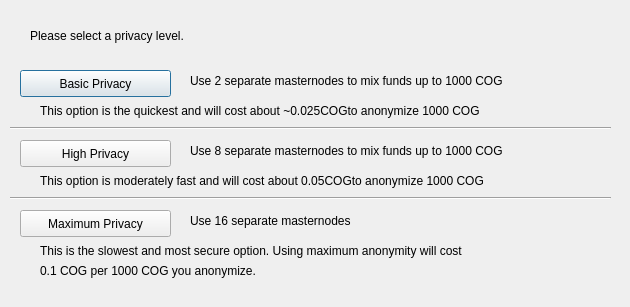
<?xml version="1.0" encoding="UTF-8"?>
<ui version="4.0">
 <class>DarksendConfig</class>
 <widget class="QDialog" name="DarksendConfig">
  <property name="geometry">
   <rect>
    <x>0</x>
    <y>0</y>
    <width>630</width>
    <height>307</height>
   </rect>
  </property>
  <property name="windowTitle">
   <string>Configure Darksend</string>
  </property>
  <widget class="QPushButton" name="buttonBasic">
   <property name="geometry">
    <rect>
     <x>20</x>
     <y>70</y>
     <width>151</width>
     <height>27</height>
    </rect>
   </property>
   <property name="text">
    <string>Basic Privacy</string>
   </property>
  </widget>
  <widget class="QPushButton" name="buttonHigh">
   <property name="geometry">
    <rect>
     <x>20</x>
     <y>140</y>
     <width>151</width>
     <height>27</height>
    </rect>
   </property>
   <property name="text">
    <string>High Privacy</string>
   </property>
  </widget>
  <widget class="QPushButton" name="buttonMax">
   <property name="geometry">
    <rect>
     <x>20</x>
     <y>210</y>
     <width>151</width>
     <height>27</height>
    </rect>
   </property>
   <property name="text">
    <string>Maximum Privacy</string>
   </property>
  </widget>
  <widget class="QLabel" name="label">
   <property name="geometry">
    <rect>
     <x>30</x>
     <y>20</y>
     <width>571</width>
     <height>31</height>
    </rect>
   </property>
   <property name="text">
    <string>Please select a privacy level.</string>
   </property>
  </widget>
  <widget class="QLabel" name="label_2">
   <property name="geometry">
    <rect>
     <x>190</x>
     <y>70</y>
     <width>421</width>
     <height>21</height>
    </rect>
   </property>
   <property name="text">
    <string>Use 2 separate masternodes to mix funds up to 1000 COG</string>
   </property>
  </widget>
  <widget class="QLabel" name="label_3">
   <property name="geometry">
    <rect>
     <x>190</x>
     <y>140</y>
     <width>411</width>
     <height>21</height>
    </rect>
   </property>
   <property name="text">
    <string>Use 8 separate masternodes to mix funds up to 1000 COG</string>
   </property>
  </widget>
  <widget class="QLabel" name="label_4">
   <property name="geometry">
    <rect>
     <x>190</x>
     <y>210</y>
     <width>421</width>
     <height>21</height>
    </rect>
   </property>
   <property name="text">
    <string>Use 16 separate masternodes</string>
   </property>
  </widget>
  <widget class="QLabel" name="label_6">
   <property name="geometry">
    <rect>
     <x>40</x>
     <y>100</y>
     <width>561</width>
     <height>21</height>
    </rect>
   </property>
   <property name="text">
    <string>This option is the quickest and will cost about ~0.025COGto anonymize 1000 COG</string>
   </property>
  </widget>
  <widget class="QLabel" name="label_7">
   <property name="geometry">
    <rect>
     <x>40</x>
     <y>170</y>
     <width>561</width>
     <height>21</height>
    </rect>
   </property>
   <property name="text">
    <string>This option is moderately fast and will cost about 0.05COGto anonymize 1000 COG</string>
   </property>
  </widget>
  <widget class="QLabel" name="label_8">
   <property name="geometry">
    <rect>
     <x>40</x>
     <y>240</y>
     <width>561</width>
     <height>21</height>
    </rect>
   </property>
   <property name="text">
    <string>This is the slowest and most secure option. Using maximum anonymity will cost</string>
   </property>
  </widget>
  <widget class="QLabel" name="label_9">
   <property name="geometry">
    <rect>
     <x>40</x>
     <y>260</y>
     <width>561</width>
     <height>21</height>
    </rect>
   </property>
   <property name="text">
    <string>0.1 COG per 1000 COG you anonymize.</string>
   </property>
  </widget>
  <widget class="Line" name="line">
   <property name="geometry">
    <rect>
     <x>10</x>
     <y>120</y>
     <width>601</width>
     <height>16</height>
    </rect>
   </property>
   <property name="orientation">
    <enum>Qt::Horizontal</enum>
   </property>
  </widget>
  <widget class="Line" name="line_2">
   <property name="geometry">
    <rect>
     <x>10</x>
     <y>190</y>
     <width>601</width>
     <height>16</height>
    </rect>
   </property>
   <property name="orientation">
    <enum>Qt::Horizontal</enum>
   </property>
  </widget>
 </widget>
 <resources/>
 <connections/>
</ui>
